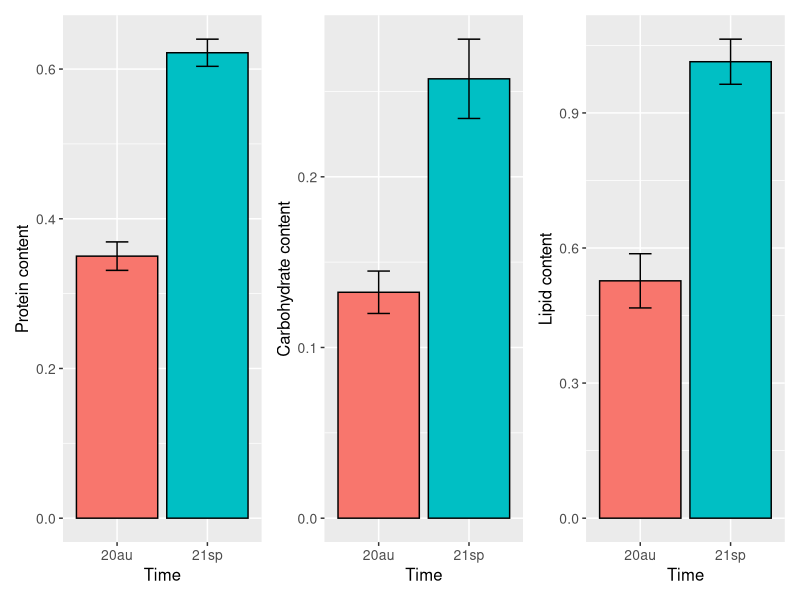

Write R code to recreate this figure.
Pa_data = read.csv("Pa-Physical-XS-20au-21sp-total.csv", header = TRUE, row.names = 1)
library(ggplot2)
library(ggsci)
library(tidyverse)
library(car)
library(patchwork)

shapiro.test(Pa_data$Protein)
# Shapiro-Wilk normality test
# data:  Pa_data$Protein
# W = 0.98353, p-value = 0.3215
leveneTest(Pa_data$Protein, as.factor(Pa_data$Time))
# Levene's Test for Homogeneity of Variance (center = median)
# Df F value Pr(>F)
# group 1 0.0304 0.862
# 87
t.test(Protein~Time, var.equal=T, data=Pa_data)
# Two Sample t-test
# 
# data: Protein by Time
# t = -10.282, df = 87, p-value < 2.2e-16
# alternative hypothesis: true difference in means between group 20au and group 21sp is not equal to 0
# 95 percent confidence interval:
# -0.3242498 -0.2191990
# sample estimates:
# mean in group 20au mean in group 21sp
# 0.3500851 0.6218095


shapiro.test(Pa_data$Carbohydrate)
# Shapiro-Wilk normality test
# data: Pa_data$Carbohydrate
# W = 0.81603, p-value = 3.666e-09
shapiro.test(Pa_data$Lipid)
# Shapiro-Wilk normality test
# data: Pa_data$Lipid
# W = 0.96369, p-value = 0.01368
kruskal.test(Carbohydrate~Time, data = Pa_data)
# Kruskal-Wallis rank sum test
# data: Carbohydrate by Time
# Kruskal-Wallis chi-squared = 26.135, df = 1, p-value = 3.183e-07
kruskal.test(Lipid~Time, data = Pa_data)
# Kruskal-Wallis rank sum test
# data: Lipid by Time
# Kruskal-Wallis chi-squared = 29.379, df = 1, p-value = 5.953e-08
nutrient_protein = ggplot(Pa_data, aes(x=Time, y=Protein, fill=Time))+geom_bar(stat="summary", fun=mean, color="black", position=position_dodge())+stat_summary(fun.data='mean_se', geom="errorbar", colour="black", width=0.25)+scale_fill_discrete(guide=FALSE)+ylab("Protein content")+theme(axis.text = element_text(size = 10), axis.title = element_text(size = 12), legend.text = element_text(size = 10))
nutrient_lipid = ggplot(Pa_data, aes(x=Time, y=Lipid, fill=Time))+geom_bar(stat="summary", fun=mean, color="black", position=position_dodge())+stat_summary(fun.data='mean_se', geom="errorbar", colour="black", width=0.25, position=position_dodge(0.9))+scale_fill_discrete(guide=FALSE)+ylab("Lipid content")+theme(axis.text = element_text(size = 10), axis.title = element_text(size = 12), legend.text = element_text(size = 10))
nutrient_carbohydrate = ggplot(Pa_data, aes(x=Time, y=Carbohydrate, fill=Time))+geom_bar(stat="summary", fun=mean, color="black", position=position_dodge())+stat_summary(fun.data='mean_se', geom="errorbar", colour="black", width=0.25, position=position_dodge(0.9))+scale_fill_discrete(guide=FALSE)+ylab("Carbohydrate content")+theme(axis.text = element_text(size = 10), axis.title = element_text(size = 12), legend.text = element_text(size = 10))
nutrient <- nutrient_protein+nutrient_carbohydrate+nutrient_lipid
ggsave("Fig. S3.pdf", nutrient, width = 5, height = 3, units = "in")
